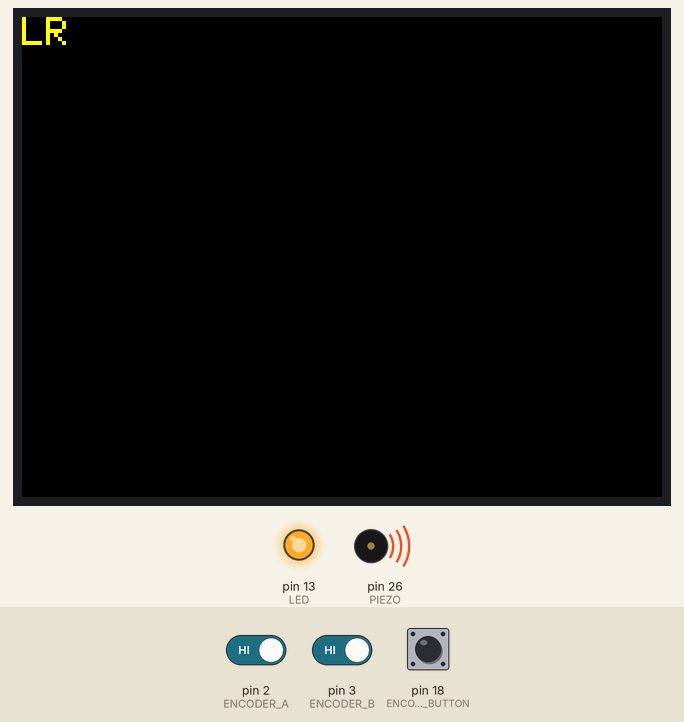
A sketch run on a simulated Arduino Mega 2560, built with avr-gcc and run on an emulated ATmega2560. Shown: 320×240 colour display, output pins drawn as LEDs (lit = HIGH), buzzer (waves = sounding). Inputs (shaded band) come from the test bench; at power-on: pin 18 (ENCODER_BUTTON) HIGH, pin 2 (ENCODER_A) HIGH, pin 3 (ENCODER_B) HIGH. Random numbers use the default seed unless the sketch sets one.

Above: at 1.9 s.
2.0 s: pin 18 (ENCODER_BUTTON) pulsed LOW 2 times (0.12 s each, 0.3 s apart)
At 3.21 s:
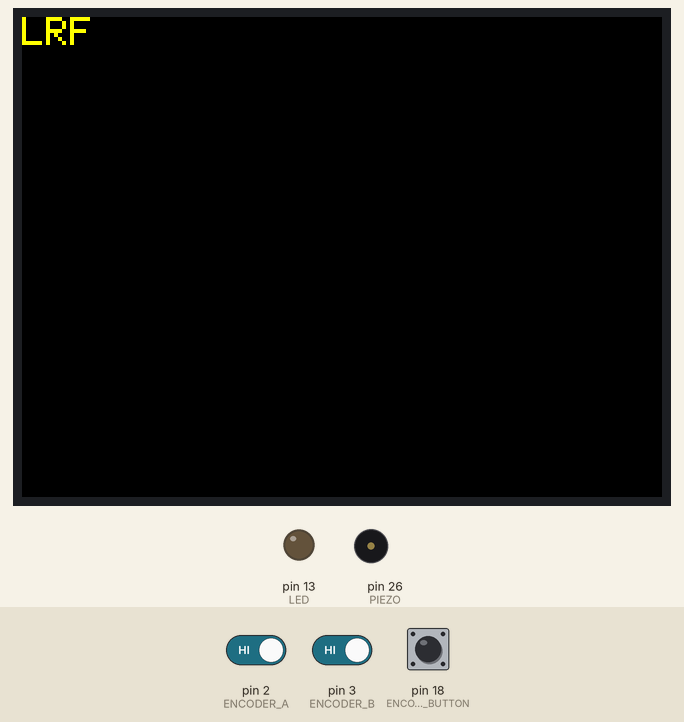
At 6.44 s:
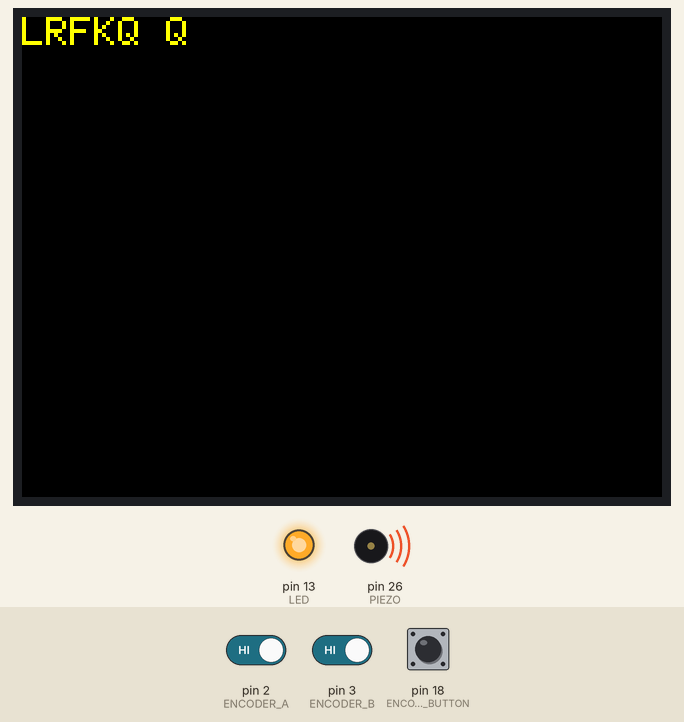
6.6 s: pin 18 (ENCODER_BUTTON) driven LOW
At 15.5 s:
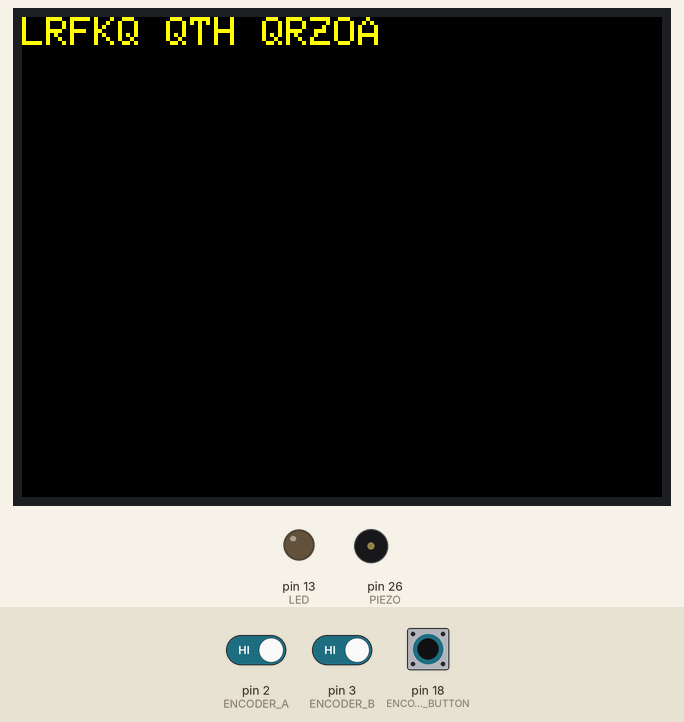
Timing chart, 0 to 23.9 s (numbered marks = the images above; inputs shaded):
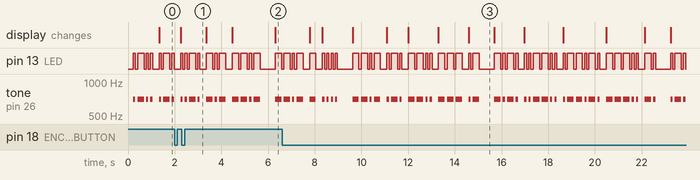

Measured:
- by itself, tone on pin 26 (PIEZO): plays 700 Hz for 0.28 s, 700 Hz for 0.09 s, 700 Hz for 0.28 s, 700 Hz for 0.28 s, 700 Hz for 0.09 s, 700 Hz for 0.09 s … (50 notes in this stretch)

The sketch:

05rotary-encoder.ino
```cpp
// (licence header left out)
//===================================  INCLUDES =========================================
#include "Adafruit_GFX.h"
#include "Adafruit_ILI9341.h"

//===================================  Hardware Connections =============================

#define LED         13                  // CHG onboard LED pin
#define PIEZO       26                  // CHG pin attached to piezo element
#define DITPERIOD   1200/CODESPEED      // period of dit, in milliseconds
#define WORDSIZE            5           // number of chars per random word
#define PADDLE_A    33                  // CHG Morse Paddle "dit"
#define PADDLE_B    35                  // CHG Morse Paddle "dah"
#define ENCODER_A           2           // CHG Rotary Encoder output A
#define ENCODER_B           3           // CHG Rotary Encoder output B
#define ENCODER_BUTTON     18           // CHG Rotary Encoder switch
#define TFT_DC      48                  // CHG for direct port access
#define TFT_CS      47                  // CHG for direct port access
#define TFT_RST     44

//===================================  Morse Code Constants =============================
#define CODESPEED          13           // speed in Words per Minute
#define PITCH       700                 // CHG pitch in Hz of morse audio
#define DITPERIOD   1200/CODESPEED                // period of dit, in milliseconds
#define WORDSIZE            5                     // number of chars per random word
#define ELEMENTS(x) (sizeof(x) / sizeof(x[0]))

//===================================  Color Constants ==================================
#define BLACK          0x0000
#define BLUE           0x001F
#define RED            0xF800
#define GREEN          0x07E0
#define CYAN           0x07FF
#define MAGENTA        0xF81F
#define YELLOW         0xFFE0
#define WHITE          0xFFFF
#define DKGREEN        0x03E0

// ==================================  Display Constants =================================
#define DISPLAYWIDTH      320                     // Number of LCD pixels in long-axis
#define DISPLAYHEIGHT     240                     // Number of LCD pixels in short-axis
#define ROWSPACING         25                     // Height in pixels for each text row
#define COLSPACING         12                     // Width in pixels for each text character
#define MAXCOL   DISPLAYWIDTH/COLSPACING          // Number of characters per row
#define MAXROW   DISPLAYHEIGHT/ROWSPACING         // Number of text-rows per screen
#define TEXTCOLOR      YELLOW                     // Default non-menu text color

//===================================  Rotary Encoder Variables =========================
volatile int      rotary_counter   = 0;           // "position" of rotary encoder (increments CW)
volatile boolean  rotary_changed   = false;       // true if rotary_counter has changed
volatile boolean  button_pressed   = false;       // true if the button has been pushed
volatile boolean  button_released  = false;       // true if the button has been released (sets button_downtime)
volatile long     button_downtime  = 0L;          // ms the button was pushed before released


Adafruit_ILI9341 tft = Adafruit_ILI9341(TFT_CS, TFT_DC, TFT_RST);
int textRow=0, textCol=0;

char *greetings   = "Greetings de W8BH = Name is Bruce = +";
char *commonWords = "a an the this these that some all any every who which what such other I me my we us our you your he him his she her it its they them their man men people time work well May will can one two great little first at by on upon over before to from with in into out for of about up when then now how so like as well very only no not more there than and or if but be am is are was were been has have had may can could will would shall should must say said like go come do made work";
char *hamWords[]  = {"DE", "TNX FER", "BT", "WX", "HR", "TEMP", "ES", "RIG", "ANT", "DIPOLE", "VERTICAL", // 0-10
                    "BEAM", "HW", "CPI", "WARM", "SUNNY", "CLOUDY", "COLD", "RAIN", "SNOW", "FOG",       // 11-20
                    "RPT", "NAME", "QTH", "CALL", "UR", "SLD", "FB", "RST"                               // 21-28
                    };
char prefix[]     = {'A', 'W', 'K', 'N'};

const byte morse[] = {                       // Each character is encoded into an 8-bit byte:
  0b01001010,        // ! exclamation        // Some punctuation not commonly used
  0b01101101,        // " quotation          // and taken for wikipedia: International Morse Code
  0b0,               // # pound
  0b10110111,        // $ dollar
  0b00000000,        // % percent
  0b00111101,        // & ampersand
  0b01100001,        // ' apostrophe
  0b00110010,        // ( open paren
  0b01010010,        // ) close paren
  0b0,               // * asterisk
  0b00110101,        // + plus or ~AR
  0b01001100,        // , comma
  0b01011110,        // - hypen
  0b01010101,        // . period
  0b00110110,        // / slant
  0b00100000,        // 0                    // Read the bits from RIGHT to left,
  0b00100001,        // 1                    // with a "1"=dit and "0"=dah
  0b00100011,        // 2                    // example: 2 = 11000 or dit-dit-dah-dah-dah
  0b00100111,        // 3                    // the final bit is always 1 = stop bit.
  0b00101111,        // 4                    // see "sendElements" routine for more info.
  0b00111111,        // 5
  0b00111110,        // 6
  0b00111100,        // 7
  0b00111000,        // 8
  0b00110000,        // 9
  0b01111000,        // : colon
  0b01101010,        // ; semicolon
  0b0,               // <
  0b00101110,        // = equals or ~BT
  0b0,               // >
  0b01110011,        // ? question
  0b01101001,        // @ at
  0b00000101,        // A
  0b00011110,        // B
  0b00011010,        // C
  0b00001110,        // D
  0b00000011,        // E
  0b00011011,        // F
  0b00001100,        // G
  0b00011111,        // H
  0b00000111,        // I
  0b00010001,        // J
  0b00001010,        // K
  0b00011101,        // L
  0b00000100,        // M
  0b00000110,        // N
  0b00001000,        // O
  0b00011001,        // P
  0b00010100,        // Q
  0b00001101,        // R
  0b00001111,        // S
  0b00000010,        // T
  0b00001011,        // U
  0b00010111,        // V
  0b00001001,        // W
  0b00010110,        // X
  0b00010010,        // Y
  0b00011100         // Z
};

void ditSpaces(int spaces=1) {               // user specifies #dits to wait
  for (int i=0; i<spaces; i++)               // count the dits...
    delay(DITPERIOD);                        // no action, just mark time
}

void wordSpace() {
  ditSpaces(4);                              // 7 total (3 in char)
}

void characterSpace() {
  ditSpaces(2);                              // 3 total (1 in last element)
}


void dit() {
  digitalWrite(LED,1);                       // CHG turn on LED
  tone(PIEZO,PITCH);                         // and turn on sound
  ditSpaces();                               // wait for period of 1 dit
  digitalWrite(LED,0);                       // CHG turn off LED
  noTone(PIEZO);                             // and turn off sound
  ditSpaces();                               // space between code elements
}

void dah() {
  digitalWrite(LED,1);                       // CHG turn on LED
  tone(PIEZO,PITCH);                         // and turn on sound
  ditSpaces(3);                              // length of dah = 3 dits
  digitalWrite(LED,0);                       // CHG turn off LED
  noTone(PIEZO);                             // and turn off sound
  ditSpaces();                               // space between code elements
}

// the following routine accepts a numberic input, where each bit represents a code element:
// 1=dit and 0=dah.   The elements are read right-to-left.  The left-most bit is a stop bit.
// For example:  5 = binary 0b0101.  The right-most bit is 1 so the first element is a dit.
// The next element to the left is a 0, so a dah follows.  Only a 1 remains after that, so
// the character is complete: dit-dah = morse character 'A'.

void sendElements(int x) {                   // send string of bits as Morse
  while (x>1) {                              // stop when value is 1 (or less)
    if (x & 1) dit();                        // right-most bit is 1, so dit
    else dah();                              // right-most bit is 0, so dah
    x >>= 1;                                 // rotate bits right
  }
  characterSpace();                          // add inter-character spacing
}

void sendCharacter(char c) {                 // send a single ASCII character in Morse
  if (c<32) return;                          // ignore control characters
  if (c>96) c -= 32;                         // convert lower case to upper case
  if (c>90) return;                          // not a character
  addCharacter(c);                           // display character on LCD
  if (c==32) wordSpace();                    // space between words
  else sendElements(morse[c-33]);            // send the character
}

void sendString (char *ptr) {
  while (*ptr)                               // send the entire string
    sendCharacter(*ptr++);                   // one character at a time
}

void addChar (char* str, char ch)            // adds 1 character to end of string
{
  char c[2] = " ";                           // happy hacking: char into string
  c[0] = ch;                                 // change char'A' to string"A"
  strcat(str,c);                             // and add it to end of string
}

char randomLetter()                          // returns a random uppercase letter
{
  return 'A'+random(0,26);
}

char randomNumber()                          // returns a random single-digit # 0-9
{
  return '0'+random(0,10);
}


void createCallsign(char* call)              // returns with random US callsign in "call"
{
  strcpy(call,"");                           // start with empty callsign
  int i = random(0, 4);                      // 4 possible start letters for US
  char c = prefix[i];                        // Get first letter of prefix
  addChar(call,c);                           // and add it to callsign
  i = random(0,3);                           // single or double-letter prefix?
  if ((i==2) or (c=='A'))                    // do a double-letter prefix
  {                                          // allowed combinations are:
    if (c=='A') i=random(0,12);              // AA-AL, or
    else i=random(0,26);                     // KA-KZ, NA-NZ, WA-WZ
    addChar(call,'A'+i);                     // add second char to prefix
  }
  addChar(call,randomNumber());              // add zone number to callsign
  for (int i=0; i<random(1, 4); i++)         // Suffix contains 1-3 letters
    addChar(call,randomLetter());            // add suffix letter(s) to call
}

void sendNumbers()                           // send random numbers forever...
{
  while (!button_pressed) {
    for (int i=0; i<WORDSIZE; i++)           // break them up into "words"
      sendCharacter(randomNumber());         // send a number
    sendCharacter(' ');                      // send a space between number groups
  }
}

void sendLetters()                           // send random letters forever...
{
  while (!button_pressed) {
    for (int i=0; i<WORDSIZE; i++)           // break them up into "words"
      sendCharacter(randomLetter());         // send the letter
    sendCharacter(' ');                      // send a space between words
  }
}

void sendMixedChars()                        // send letter/number groups...
{
  while (!button_pressed) {
    for (int i=0; i<WORDSIZE; i++)           // break them up into "words"
    {
      int c = '0' + random(43);              // pick a random character
      sendCharacter(c);                      // and send it
    }
    sendCharacter(' ');                      // send a space between words
  }
}

void sendHamWords()                          // send some common ham words
{
  while (!button_pressed) {
    int index=random(0, ELEMENTS(hamWords)); // eeny, meany, miney, moe
    sendString(hamWords[index]);             // send the word
    sendCharacter(' ');                      // and a space between words
  }
}

void sendCommonWords()
{
  while (!button_pressed) {
    sendString(commonWords);                 // one long string of 100 words
  }
}

void sendCallsigns()                         // send random US callsigns
{
  char call[8];                              // need string to stuff callsign into
  while (!button_pressed) {
    createCallsign(call);                    // make it
    sendString(call);                        // and send it
    sendCharacter(' ');
  }
}

bool ditPressed()
{
  return (digitalRead(PADDLE_A)==0);         // pin is active low
}

bool dahPressed()
{
  return (digitalRead(PADDLE_B)==0);         // pin is active low
}

void doPaddles()
{
  while (true) {
    if (ditPressed())  dit();                // user wants a dit, so do it.
    if (dahPressed())  dah();                // user wants a dah, so do it.
  }
}

void clearScreen() {
  tft.fillScreen(BLACK);                         // yes, so clear screen
  textRow=0; textCol=0;                          // and start on first row
}

void showCharacter(char c, int row, int col)      // display a character at given row & column
{
  int x = col * COLSPACING;                       // convert column to x coordinate
  int y = row * ROWSPACING;                       // convert row to y coordinate
  tft.setCursor(x,y);                             // position character on screen
  tft.print(c);                                   // and display it
}

void addCharacter(char c)
{
  showCharacter(c,textRow,textCol);               // display character & current row/col position
  textCol++;                                      // go to next position on the current row
  if ((textCol>=MAXCOL) ||                        // are we at end of the row?
     ((c==' ') && (textCol>MAXCOL-7)))            // or at a wordspace thats near end of row?
  {
    textRow++; textCol=0;                         // yes, so advance to beginning of next row
    if (textRow >= MAXROW)                        // but have we run out of rows?
    {
      clearScreen();                              // start at top again
    }
  }
}

void addBunchOfCharacters()                       // just for testing...
{
  for (int i=0; i<200; i++)
    addCharacter(randomLetter());
}

/*
   Rotary Encoder Button Interrupt Service Routine ----------
   Process encoder button presses and releases, including debouncing (extra "presses" from
   noisy switch contacts). If button is pressed, the button_pressed flag is set to true. If
   button is released, the button_released flag is set to true, and button_downtime will
   contain the duration of the button press in ms.  Manually reset flags after handling event.
*/

void buttonISR()
{
  static boolean button_state = false;
  static unsigned long start, end;
  boolean pinState = digitalRead(ENCODER_BUTTON);

  if ((pinState==LOW) && (button_state==false))
  {                                               // Button was up, but is now down
    start = millis();                             // mark time of button down
    if (start > (end + 10))                       // was button up for 10mS?
    {
      button_state = true;                        // yes, so change state
      button_pressed = true;
    }
  }
  else if ((pinState==HIGH) && (button_state==true))
  {                                               // Button was down, but now up
    end = millis();                               // mark time of release
    if (end > (start + 10))                       // was button down for 10mS?
    {
      button_state = false;                       // yes, so change state
      button_released = true;
      button_downtime = end - start;              // and record how long button was down
    }
  }
}


/*
   Rotary Encoder "A" Interrupt Service Routine ---------------
   This function will runs when encoder pin A changes state. The rotary "position" is held
   in rotary_counter, increasing for CW rotation, decreasing for CCW rotation. If the
   position changes, rotary_change will be set true.
*/

void rotaryISR_A()
{
  static uint8_t rotary_state = 0;                // holds current and previous encoder states

  rotary_state <<= 2;                             // shift previous state up 2 bits
  rotary_state |= (digitalRead(ENCODER_A));       // put encoder_A on bit 0
  rotary_state |= (digitalRead(ENCODER_B) << 1);  // put encoder_B on bit 1
  rotary_state &= 0x0F;                           // zero upper 4 bits

  if ((rotary_state == 0x09) ||                   // 9 = binary 1001 = 01 to 10 transition.
     (rotary_state == 0x06))                      // 6 = binary 0110 = 10 to 01 transition.
  {
    rotary_counter++;                             // CW rotation: increment counter
    rotary_changed = true;
  }
  else if ((rotary_state == 0x03) ||              // 3 = binary 0011 = 11 to 00 transition.
      (rotary_state == 0x0C))                     // C = binary 1100 = 00 to 11 transition.
  {
    rotary_counter--;                             // CCW rotation: decrement counter
    rotary_changed = true;
  }
}

/*
   Rotary Encoder "AB" Interrupt Service Routine ---------------
   This is an alternative to rotaryISR() above.
   It gives twice the resolution at a cost of using an additional interrupt line
   This function will runs when either encoder pin A or B changes state.
   The states array maps each transition 0000..1111 into CW/CCW rotation (or invalid).
   The rotary "position" is held in rotary_counter, increasing for CW rotation, decreasing
   for CCW rotation. If the position changes, rotary_change will be set true.
   You should set this to false after handling the change.
   To implement, attachInterrupts to encoder pin A *and* pin B
*/


void rotaryISR()
{
  const int states[] = {0,1,-1,0,-1,0,0,1,1,0,0,-1,0,-1,1,0};
  static byte rotary_state = 0;                   // holds current and previous encoder states

  rotary_state <<= 2;                             // shift previous state up 2 bits
  rotary_state |= (digitalRead(ENCODER_A));       // put encoder_A on bit 0
  rotary_state |= (digitalRead(ENCODER_B) << 1);  // put encoder_B on bit 1
  rotary_state &= 0x0F;                           // zero upper 4 bits

  int change = states[rotary_state];              // map transition to CW vs CCW rotation
  if (change!=0)                                  // make sure transition is valid
  {
    rotary_changed = true;
    rotary_counter += change;                     // update rotary counter +/- 1
  }
}

void initEncoder()
{
  pinMode(ENCODER_A, INPUT_PULLUP);
  pinMode(ENCODER_B, INPUT_PULLUP);
  pinMode(ENCODER_BUTTON, INPUT_PULLUP);
  attachInterrupt(digitalPinToInterrupt(ENCODER_BUTTON),buttonISR,CHANGE);
  attachInterrupt(digitalPinToInterrupt(ENCODER_A),rotaryISR,CHANGE);
  attachInterrupt(digitalPinToInterrupt(ENCODER_B),rotaryISR,CHANGE);
}

void setup() {
  initEncoder();
  pinMode(LED,OUTPUT);
  pinMode(PADDLE_A, INPUT_PULLUP);                // two paddle inputs, both active low
  pinMode(PADDLE_B, INPUT_PULLUP);
  tft.begin();                                    // initialize screen object
  tft.setRotation(3);                             // landscape mode: use '1' or '3'
  tft.fillScreen(BLACK);                          // start with blank screen
  tft.setTextSize(2);                             // small text but readable
  tft.setTextColor(TEXTCOLOR,BLACK);
}

void loop() {
  sendLetters();      button_pressed = true;
  sendNumbers();      button_pressed = false;
  sendHamWords();     button_pressed = false;
  sendMixedChars();   button_pressed = false;
  sendCallsigns();    button_pressed = false;
}
```
